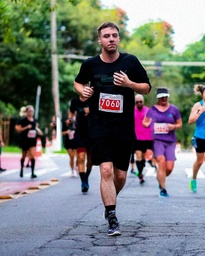
#> input picture image.jpg, 205 x 256 px, shrunk from 600 x 750 before the run
$ python chaos.py
#> lines starting #> are read from the running program, lines starting #| are printed output that depends on the picture
### convertImageToDNA.py
from abc import ABC, abstractmethod
import matplotlib.image as img
import numpy as np
class BaseNitrogenada(ABC):
    @abstractmethod
    def getBase(self, par):
        pass

class BasesNitrogenadas(BaseNitrogenada):
    def getBase(self, binario):
        bases_nitrogenadas = {"00": "A", "01": "C", "10": "T", "11": "G"}
        base_nitrogenada = []
        for i in range(0, len(binario), 2):
            par = binario[i:i+2]
            base_nitrogenada.append(bases_nitrogenadas[par])
        return base_nitrogenada

class ConversorBinario(ABC):
    @abstractmethod
    def converter(self, numero):
        pass

class ConversorBinarioPadrao(ConversorBinario):
    def converter(self, numero):
        return '{:0>8}'.format(str(bin(numero))[2:])

class Imagem(ABC):
    @abstractmethod
    def lerImagem(self, caminho):
        pass

    @abstractmethod
    def criarMatrizNitrogenada(self, imagem):
        pass

class ImagemPadrao(Imagem):
    def lerImagem(self, caminho):
        return img.imread(caminho)
    def matriz_para_vetor(matriz):
    # Use o NumPy para criar um vetor a partir da matriz
        vetor = np.array(matriz).reshape(-1)
        return vetor

    def criarMatrizNitrogenada(self, imagem):
        bases_nitrogenadas = BasesNitrogenadas()
        conversor_binario = ConversorBinarioPadrao()
        matriz_r = []
        matriz_g = []
        matriz_b = []
        for i in range(len(imagem)):
            linha_r = []
            linha_g = []
            linha_b = []
            for j in range(len(imagem[i])):
                r, g, b = imagem[i][j]
                r_binario = conversor_binario.converter(r)
                g_binario = conversor_binario.converter(g)
                b_binario = conversor_binario.converter(b)
                r_base = bases_nitrogenadas.getBase(r_binario)
                g_base = bases_nitrogenadas.getBase(g_binario)
                b_base = bases_nitrogenadas.getBase(b_binario)
                linha_r.append(r_base)
                linha_g.append(g_base)
                linha_b.append(b_base)
            matriz_r.append(linha_r)
            matriz_g.append(linha_g)
            matriz_b.append(linha_b)
        vetor_r = ImagemPadrao.matriz_para_vetor(matriz_r)
        vetor_g = ImagemPadrao.matriz_para_vetor(matriz_g)
        vetor_b = ImagemPadrao.matriz_para_vetor(matriz_b)
        return vetor_r, vetor_g, vetor_b

### chaos.py
import numpy as np
from convertImageToDNA import ImagemPadrao
import matplotlib.pyplot as plt
from PIL import Image
#from convertImageToDNA import ImagemPadrao


codes = {'G': 0, 'A': 1, 'T': 2, 'C': 3}
def retornaVetorCodificado(vetor_nitrogenado):
    vetor_codificado = []
    codes = {'G': 0, 'A': 1, 'T': 2, 'C': 3}
    for i in range(len(vetor_nitrogenado)):
        vetor_codificado.append(codes[vetor_nitrogenado[i]])
    return vetor_codificado

def chaotic_sort(seq, x0=0.412331130001, r=3.9):
    n = len(seq) - 1
    chaos_seq = [x0]
    for _ in range(n):
        x = logistic_map(chaos_seq[-1], r)
        chaos_seq.append(x)
    normalized_seq = (chaos_seq - np.min(chaos_seq)) / (np.max(chaos_seq) - np.min(chaos_seq))
    sorted_seq = np.argsort(normalized_seq)
    permuted_num_seq = [seq[i] for i in sorted_seq]
    print(permuted_num_seq)
    permuted_seq = []
    for num in permuted_num_seq:
        if num == 0:
            permuted_seq.append('G')
        elif num == 1:
            permuted_seq.append('A')
        elif num == 2:
            permuted_seq.append('T')
        elif num == 3:
            permuted_seq.append('C')
    return permuted_seq

def logistic_map(x, r):
    return r * x * (1 - x)


# Seguindo o seguinte dicionario, transforma cada base nitrogenada em binario:  {"00": "A", "01": "C", "10": "T", "11": "G"}
def retornaVetorBinario(vetor_nitrogenado):
    vetor_binario = []
    codes = {'G': '00', 'A': '01', 'T': '10', 'C': '11'}
    for i in range(len(vetor_nitrogenado)):
        vetor_binario.append(codes[vetor_nitrogenado[i]])
    return vetor_binario

# Agrupa a cada 4 bits
def retornaVetorAgrupado(vetor_binario):
    vetor_agrupado = []
    for i in range(0,len(vetor_binario),4):
        vetor_agrupado.append(vetor_binario[i]+vetor_binario[i+1]+vetor_binario[i+2]+vetor_binario[i+3])
    return vetor_agrupado

# Transforma cada elemento do array em um inteiro
def retornaVetorInteiro(vetor_agrupado):
    vetor_inteiro = []
    for i in range(len(vetor_agrupado)):
        vetor_inteiro.append(int(vetor_agrupado[i],2))
    return vetor_inteiro

# Verifica se existe um valor do vetor maior que 255. Se existir, printa um erro
def verificaVetor(vetor_inteiro):
    for i in range(len(vetor_inteiro)):
        if vetor_inteiro[i] > 255:
            print("Erro")
            break
    return vetor_inteiro


# Cria uma matriz com os valores do vetor de cada cor correspondente. A matriz deve ter as dimensoes originais
def retornaMatriz(vetor_r,vetor_g,vetor_b, width, height):
    matriz = []
    for i in range(height):
        matriz.append([])
        for j in range(width):
            matriz[i].append([vetor_r[i*width+j],vetor_g[i*width+j],vetor_b[i*width+j]])
    return matriz


def salva_e_exibe_imagem(matriz_pixels):
    # criar objeto de imagem a partir da matriz de pixels
    imagem = Image.fromarray(np.uint8(matriz_pixels))
    # armazena a imagem
    imagem.save('imagem3.png')
    # exibir imagem
    imagem.show()

def processar_imagem(nome_arquivo):
    # Cria objeto ImagemPadrao e lê imagem do arquivo
    imagem = ImagemPadrao()
    image = imagem.lerImagem(nome_arquivo)
#> in lerImagem, returned value is the input picture: shape (256, 205, 3); mean R, G, B 115.8, 120.1, 118

    # Cria matrizes nitrogenadas para os canais R, G e B
    vetor_nitrogenada_r, vetor_nitrogenada_g, vetor_nitrogenada_b = imagem.criarMatrizNitrogenada(image)
#> the loop in criarMatrizNitrogenada, `for i in range(len(imagem)):` made 256 passes

    # Codifica os vetores nitrogenados usando a função retornaVetorCodificado
    num_seq_r = retornaVetorCodificado(vetor_nitrogenada_r)
    num_seq_g = retornaVetorCodificado(vetor_nitrogenada_g)
    num_seq_b = retornaVetorCodificado(vetor_nitrogenada_b)

    # Aplica o algoritmo de ordenação caótica aos vetores codificados
    permuted_seq_r = chaotic_sort(num_seq_r)
#> (printed output is left out)
#> the loop in chaotic_sort, `for num in permuted_num_seq:` made 209920 passes
#> num on passes 3, 5, 6: 1, 2, 1
    permuted_seq_g = chaotic_sort(num_seq_g)
#> the loop in chaotic_sort (call 2), `for num in permuted_num_seq:` made 209920 passes
#> num on passes 2 to 4: 0, 1, 2
    permuted_seq_b = chaotic_sort(num_seq_b)

    # Converte os vetores permutados em vetores binários
    vetor_binario_r = retornaVetorBinario(permuted_seq_r)
    vetor_binario_g = retornaVetorBinario(permuted_seq_g)
    vetor_binario_b = retornaVetorBinario(permuted_seq_b)

    # Agrupa os bits em grupos de 8 para formar inteiros
    grouped_vector_r = retornaVetorAgrupado(vetor_binario_r)
#> the loop in retornaVetorAgrupado, `for i in range(0,len(vetor_binario),4):` made 52480 passes
#> i on passes 2 to 4: 4, 8, 12
    grouped_vector_g = retornaVetorAgrupado(vetor_binario_g)
#> the loop in retornaVetorAgrupado (call 2), `for i in range(0,len(vetor_binario),4):` made 52480 passes
    grouped_vector_b = retornaVetorAgrupado(vetor_binario_b)

    # Converte os vetores agrupados em inteiros
    integer_vector_r = retornaVetorInteiro(grouped_vector_r)
    integer_vector_g = retornaVetorInteiro(grouped_vector_g)
    integer_vector_b = retornaVetorInteiro(grouped_vector_b)

    # Verifica se o vetor de inteiros é múltiplo de 4
    integer_vector_r = verificaVetor(integer_vector_r)
    integer_vector_g = verificaVetor(integer_vector_g)
    integer_vector_b = verificaVetor(integer_vector_b)

    # Retorna a matriz criptografada com base nos vetores de inteiros e no tamanho da imagem original
    matriz_criptografada = retornaMatriz(integer_vector_r, integer_vector_g, integer_vector_b, len(image[0]), len(image))

    # Salva a imagem criptografada e exibe na tela
    salva_e_exibe_imagem(matriz_criptografada)
#> in salva_e_exibe_imagem, `imagem = Image.fromarray(np.uint8(matriz_pixels))`:
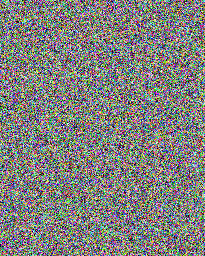
#> imagem: PIL image 205x256 RGB; mean R, G, B 128.2, 128.2, 125.3

# Exemplo de uso:
processar_imagem("./image.jpg")
